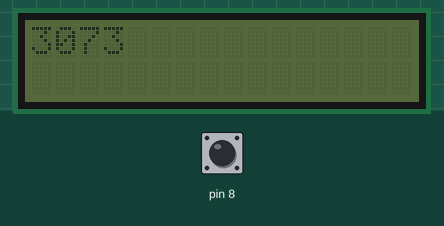
Bench run of a sketch on a simulated Arduino Uno, built with avr-gcc and run on an emulated ATmega328P. Shown: 16×2 character LCD. The test bench sets the inputs (shaded band); at power-on: pin 8 HIGH. What the sketch prints to the serial monitor is not drawn.

Above: at 5.2 s.
5.3 s: pin 8 driven LOW
At 5.47 s:
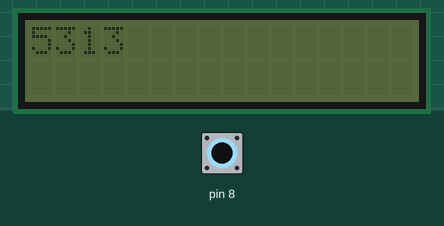
6.8 s: pin 8 driven HIGH
At 7.01 s:
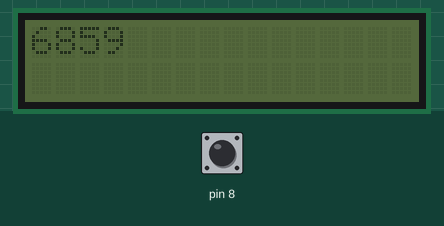
8.3 s: pin 8 driven LOW
At 8.54 s:
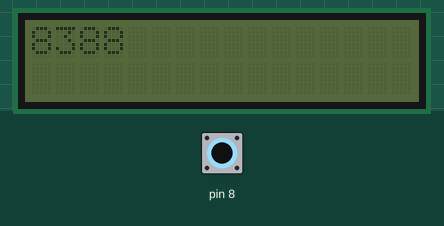
14.3 s: pin 8 pulsed HIGH 5 times (0.12 s each, 0.3 s apart)
At 14.96 s:
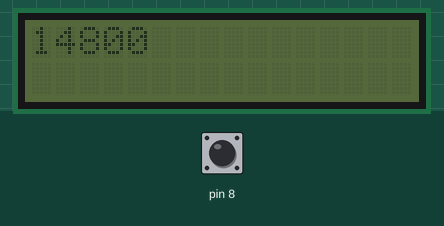

Measured:
- after the input at 5.3 s, the display: changes at once (image 1)

The sketch:

LCD_backlight_test.ino
```cpp
//DFRobot.com
//Compatible with the Arduino IDE 1.0
//Library version:1.1
#include <Wire.h>
#include <LiquidCrystal_I2C.h>

LiquidCrystal_I2C lcd(0x27,16,2);  // set the LCD address to 0x27 for a 16 chars and 2 line display


unsigned long t = 0;
int val = 0;
void setup(){
  lcd.init();                      // initialize the lcd

  // Print a message to the LCD.
  lcd.backlight();
  lcd.print("Welcome");
  delay(3000);
  lcd.clear();
  lcd.print(millis());
  delay(1000);
  lcd.noBacklight();
  pinMode(8, INPUT);
  Serial.begin(9600);
  Serial.println("setup complete");
}

void loop(){
  val = digitalRead(8);
  if (val == LOW){
    Serial.println("High value");
//    lcd.backlight();
    lcd.clear();
    lcd.print("Start");
    t = millis();
    lcd.print(t);
  }
  if (t){
    lcd.clear();
    lcd.print(millis());
//    delay(100);
    if ((millis()-t) >= 5000){
      t = 0;
      Serial.println("got to end");
      lcd.print("End");
      lcd.noBacklight();
    }
  }
}
```
